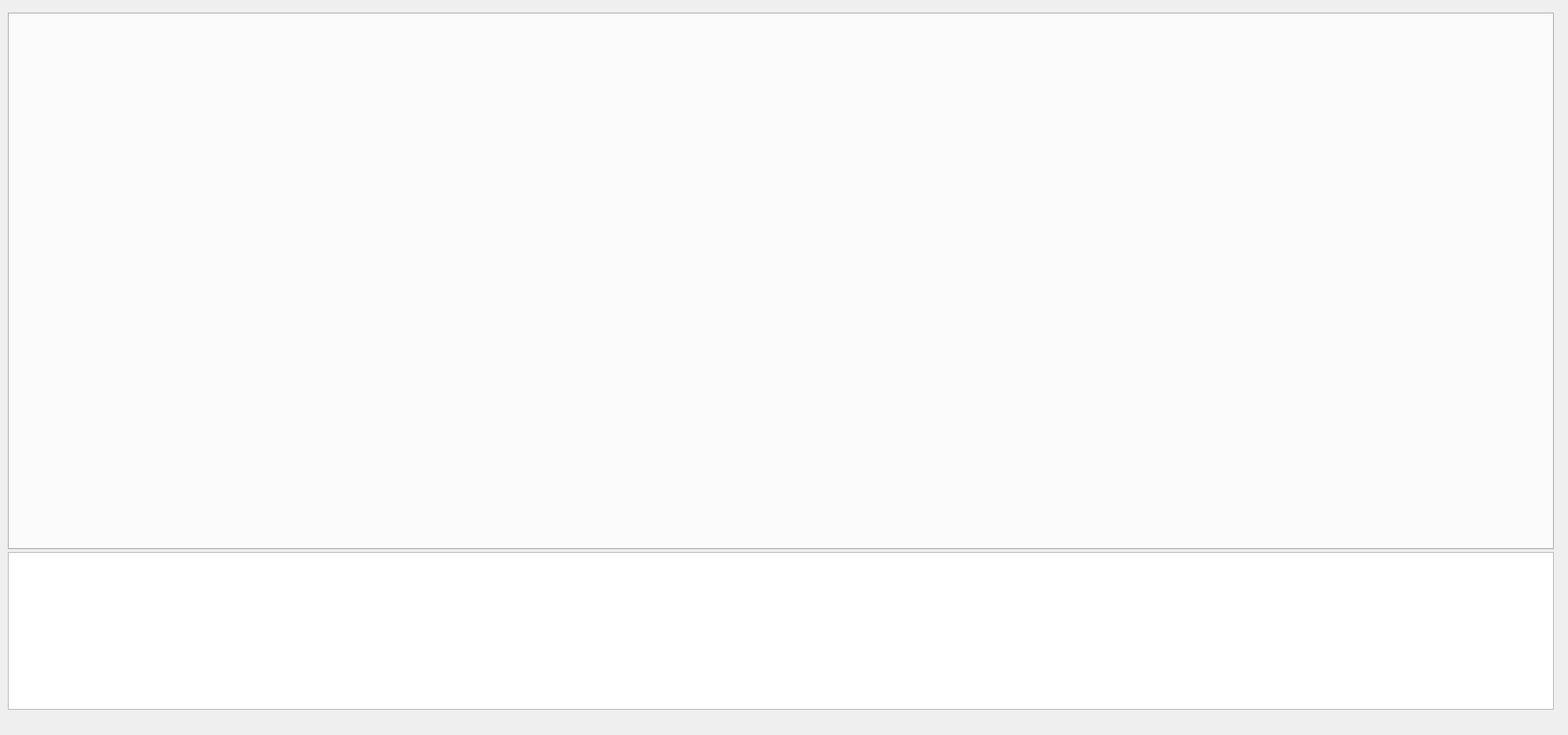
<?xml version="1.0" encoding="UTF-8"?>
<ui version="4.0">
 <class>sweidmt</class>
 <widget class="QWidget" name="sweidmt">
  <property name="geometry">
   <rect>
    <x>0</x>
    <y>0</y>
    <width>1989</width>
    <height>932</height>
   </rect>
  </property>
  <property name="windowTitle">
   <string>sweidmt</string>
  </property>
  <widget class="QTabWidget" name="tabWidget">
   <property name="geometry">
    <rect>
     <x>10</x>
     <y>16</y>
     <width>1961</width>
     <height>681</height>
    </rect>
   </property>
  </widget>
  <widget class="QTextEdit" name="textEdit">
   <property name="enabled">
    <bool>true</bool>
   </property>
   <property name="geometry">
    <rect>
     <x>10</x>
     <y>700</y>
     <width>1961</width>
     <height>200</height>
    </rect>
   </property>
   <property name="maximumSize">
    <size>
     <width>16777215</width>
     <height>200</height>
    </size>
   </property>
  </widget>
 </widget>
 <resources/>
 <connections/>
</ui>
